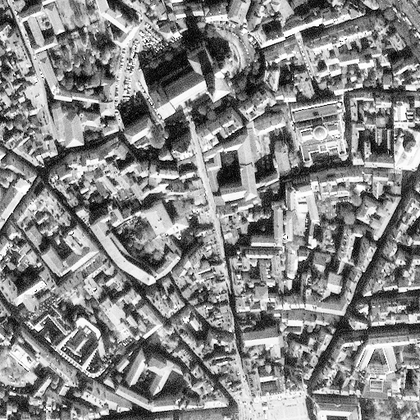
%> input picture toulouse.bmp, 420 x 420 px, shrunk from 512 x 512 before the run
$ octave BE_partie3.m   (GNU Octave 9; MATLAB toolbox functions it lacks are replaced by stand-ins)
%> lines starting %> are read from the running program, lines starting %| are printed output that depends on the picture
%Question 18
I=imread('toulouse.bmp');
%> I is the input picture: size 420x420 uint8; min 0, max 255, mean 134.1

T=3;
alpha=1/(2*T+1)^2;
h = ones(2*T+1,2*T+1);
h= alpha* h;
for n=T+1:2*T+1
    for p=T+1:2*T+1
        h(n,p)=0;
    end
end

Ifiltered = imfilter(I, h, 'replicate');
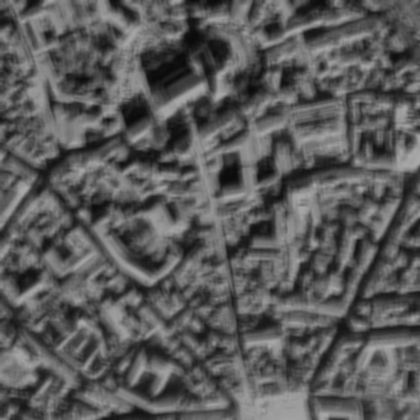
%> Ifiltered: size 420x420 uint8; min 9, max 170, mean 90.3

Ibruit = double(Ifiltered)/255;
Ifftbruit = fftshift(fft2(Ibruit));

I_uint8 = imread('toulouse.bmp');
Id = double(I_uint8)/255;
Ifft = fftshift(fft2(Id));

figure(1)
subplot 121
imagesc(log(abs(Ifft)))
colormap(gray)
title('original image (module, log scale)')
colorbar
subplot 122
imagesc(log(abs(Ifftbruit)))
colormap(gray)
title('blurred image (module, log scale)')
colorbar
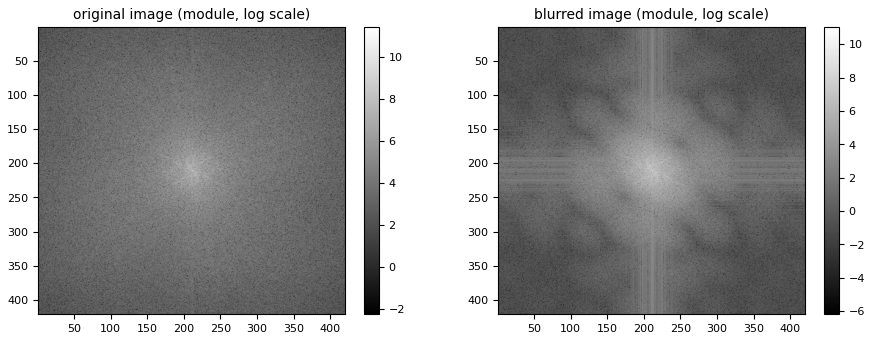
%> figure redrawn from the program's plot data, 2 panels

%%Question 21
I2=imread('marcheur.jpg');
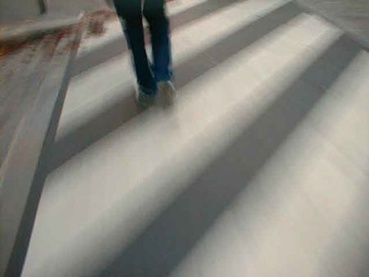
%> input picture marcheur.jpg, 369 x 277 px, shrunk from 450 x 338 before the run
%> I2 is the input picture: size 277x369x3 uint8; mean R, G, B 137, 135.7, 128.4
Ib = double(I2)/255;

RestW = deconvwnr(Ib,h);
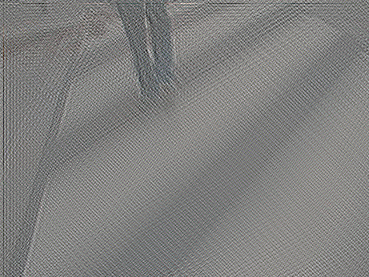
%> RestW: size 277x369x3 double; mean R, G, B 0.798, 0.79, 0.748; drawn with min black and max white
figure(2)
imshow(RestW)
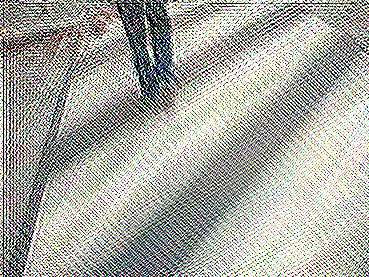
%> displayed picture: size 277x369x3, on the screen's scale of 0 to 255; mean R, G, B 169.9, 170.6, 163.9
